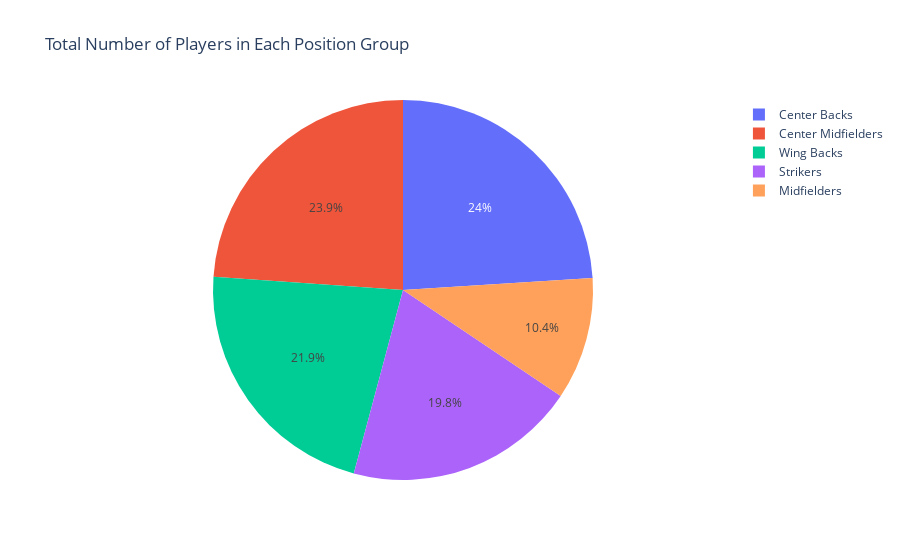

The notebook cell saved with this chart:
### Code cell
# Creating groups by Position
positions_groups = {}
positions_groups['Center Backs'] = ['CB']
positions_groups['Wing Backs'] = ['RB', 'RWB', 'LB', 'LWB']
positions_groups['Center Midfielders'] = ['CM', 'CAM', 'CDM']
positions_groups['Midfielders'] = ['LM', 'LW', 'RM', 'RW']
positions_groups['Strikers'] = ['ST', 'CF', 'LF', 'RF']

def categorize_pos(pos):
    for key, value in positions_groups.items():
        if pos in value:
            return key
        
df['Position Group'] = df.apply (lambda row: categorize_pos(row['player_position']), axis=1)

# getting dictionary with dataframe for each of the groups of positions groups
positions_groups_df = get_pos_groups_dfs(df)

counts = []
for p_df in positions_groups_df.values():
    counts.append(len(p_df['long_name']))

fig = pltly.graph_objects.Figure(data=[pltly.graph_objects.Pie(labels=list(positions_groups_df.keys()), values=counts)])
fig.update_layout(title='Total Number of Players in Each Position Group')
fig.show()

### Figure 1 — Plotly figure (JSON) as saved in the notebook; plotly's stock layout.template omitted (floating-point values rounded to 4 significant figures)
{"data": [{"labels": ["Center Backs", "Wing Backs", "Center Midfielders", "Midfielders", "Strikers"], "type": "pie", "values": [3339, 3055, 3324, 1451, 2750]}], "layout": {"title": {"text": "Total Number of Players in Each Position Group"}}}
